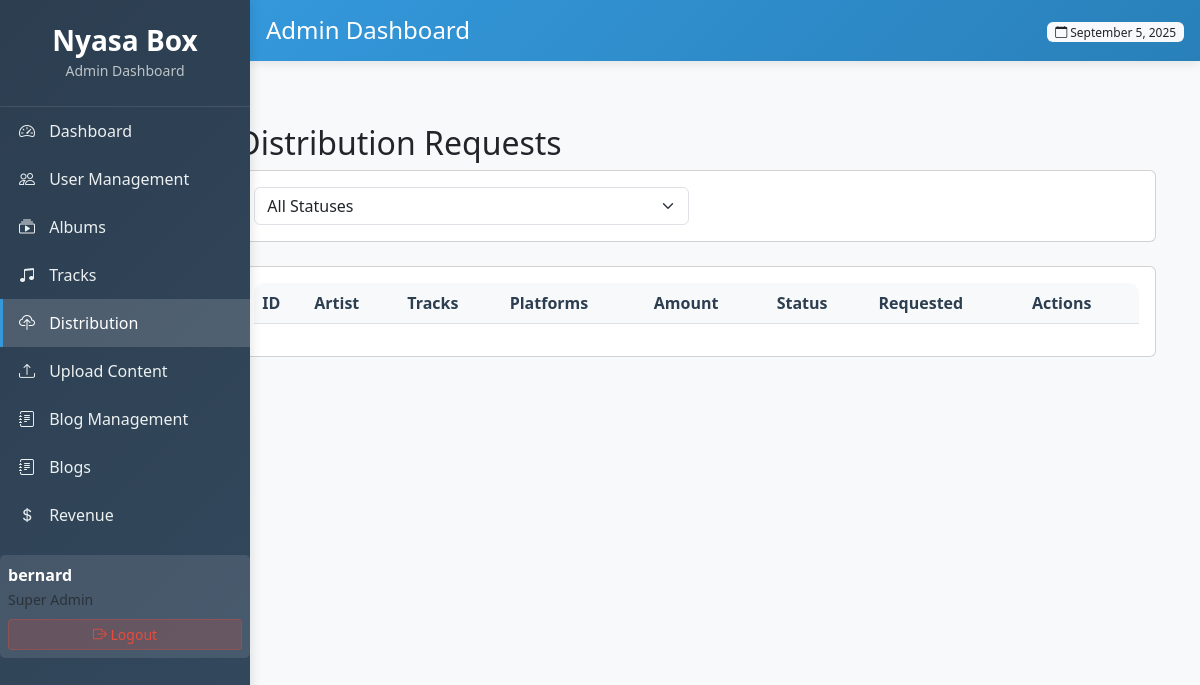
Page /xyz/distribution-requests/ (signed in) on the earlier database version.
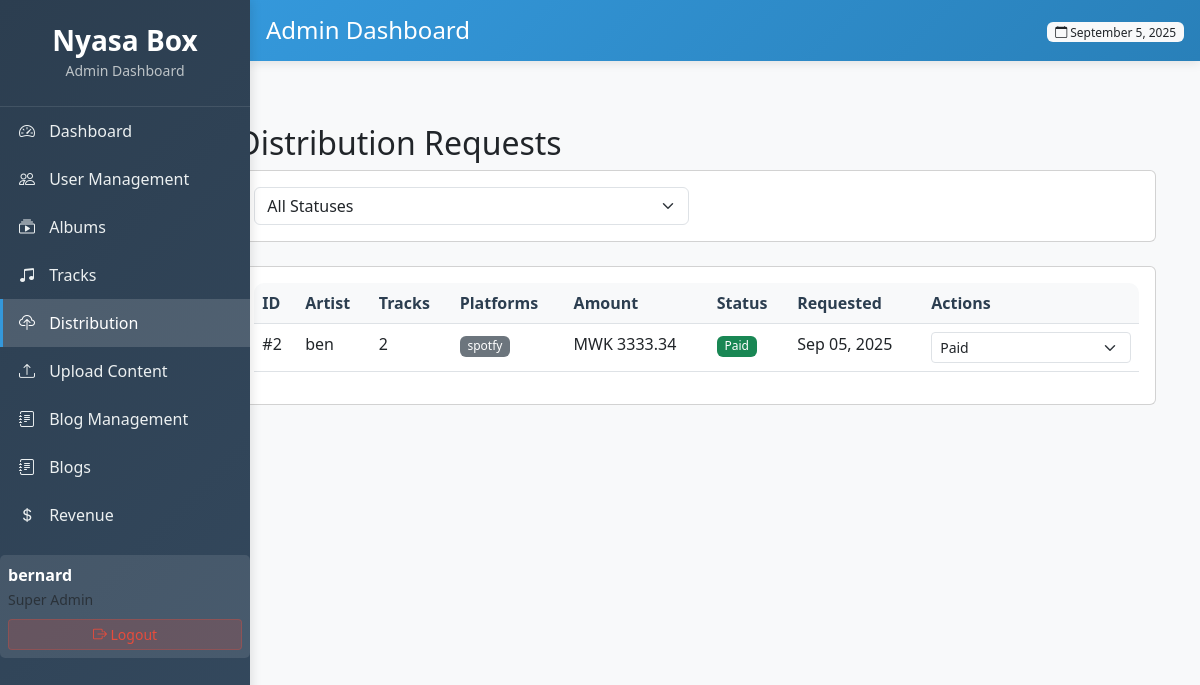
Same page on the later database version.
### core/models.py (models this page shows, shortened)
class DistributionRequest(models.Model):
    STATUS_CHOICES = (
        ('pending', 'Pending Payment'),
        ('paid', 'Paid'),
        ('processing', 'Processing'),
        ('distributed', 'Distributed'),
        ('rejected', 'Rejected'),
        ('cancelled', 'Cancelled'),
    )
    artist = models.ForeignKey(User, on_delete=models.CASCADE, related_name='distribution_requests')
    tracks = models.ManyToManyField(Track, related_name='distribution_requests')
    platforms = models.ManyToManyField(DistributionPlatform, related_name='distribution_requests')
    requested_at = models.DateTimeField(auto_now_add=True)
    status = models.CharField(max_length=20, choices=STATUS_CHOICES, default='pending')
    total_amount = models.DecimalField(max_digits=10, decimal_places=2, default=0.00)
    payment_reference = models.CharField(max_length=100, blank=True)
    payment_date = models.DateTimeField(null=True, blank=True)
    distributed_date = models.DateTimeField(null=True, blank=True)

class DistributionPlatform(models.Model):
    name = models.CharField(max_length=100)
    logo = models.ImageField(upload_to='platform_logos/', blank=True, null=True)
    description = models.TextField(blank=True)
    is_active = models.BooleanField(default=True)

### core/admin_views.py (the view, shortened to what this page needs)
# urls.py: path('xyz/distribution-requests/', admin_views.admin_distribution_requests, name='admin_distribution_requests'),
@login_required
@user_passes_test(is_admin)
def admin_distribution_requests(request):
    status_filter = request.GET.get('status')
    distribution_requests = DistributionRequest.objects.select_related(
        'artist'
    ).prefetch_related(
        'tracks', 'platforms'
    ).order_by('-requested_at')
    if status_filter:
        distribution_requests = distribution_requests.filter(status=status_filter)
    return render(request, 'peza/distribution_requests.html', {
        'distribution_requests': distribution_requests,
        'status_choices': DistributionRequest.STATUS_CHOICES,
    })

### core/admin_views.py (called while the page is built)
def is_admin(user):
    return user.is_authenticated and user.is_superuser

### core/templates/peza/distribution_requests.html (shortened to what this page needs)
{% extends 'peza/base.html' %}
{% block content %}
<div class="container-fluid">
    <div class="row">
        <div class="col-md-9 col-lg-10 ms-auto">
            <div class="container-fluid mt-4">
                <h2>Distribution Requests</h2>
                <div class="card mb-4">
                    <div class="card-body">
                        <form method="get" class="row g-3">
                            <div class="col-md-6">
                                <select name="status" class="form-select" onchange="this.form.submit()">
                                    <option value="">All Statuses</option>
                                </select>
                            </div>
                        </form>
                    </div>
                </div>
                <div class="card">
                    <div class="card-body">
                        <div class="table-responsive">
                            <table class="table table-hover">
                                <thead>
                                    <tr>
                                        <th>ID</th>
                                        <th>Artist</th>
                                        <th>Tracks</th>
                                        <th>Platforms</th>
                                        <th>Amount</th>
                                        <th>Status</th>
                                        <th>Requested</th>
                                        <th>Actions</th>
                                    </tr>
                                </thead>
                                <tbody>
                                    {% for dist in distribution_requests %}
                                    <tr>
                                        <td>#{{ dist.id }}</td>
                                        <td>{{ dist.artist.username }}</td>
                                        <td>{{ dist.tracks.count }}</td>
                                        <td>
                                            {% for platform in dist.platforms.all %}
                                            <span class="badge bg-secondary">{{ platform.name }}</span>
                                            {% endfor %}
                                        </td>
                                        <td>MWK {{ dist.total_amount|floatformat:2 }}</td>
                                        <td>
                                            <span class="badge bg-{% if dist.status == 'paid' %}success{% elif dist.status == 'pending' %}warning{% else %}info{% endif %}">
                                                {{ dist.get_status_display }}
                                            </span>
                                        </td>
                                        <td>{{ dist.requested_at|date:"M d, Y" }}</td>
                                        <td>
                                            <form method="post" class="d-inline">
                                                <select name="status" class="form-select form-select-sm" onchange="this.form.submit()">
                                                    {% for value, label in status_choices %}
                                                    <option value="{{ value }}" {% if dist.status == value %}selected{% endif %}>
                                                        {{ label }}
                                                    </option>
                                                    {% endfor %}
                                                </select>
                                            </form>
                                        </td>
                                    </tr>
                                    {% endfor %}
                                </tbody>
                            </table>
                        </div>
                    </div>
                </div>
            </div>
        </div>
    </div>
</div>
{% endblock %}

Differences in the rows shown:
added DistributionRequest: id "2", artist.username "ben", tracks.count "2", total_amount "3333.34", status "Paid", requested_at "Sep 05, 2025"
now on this page (row unchanged): DistributionPlatform: name "spotfy"
